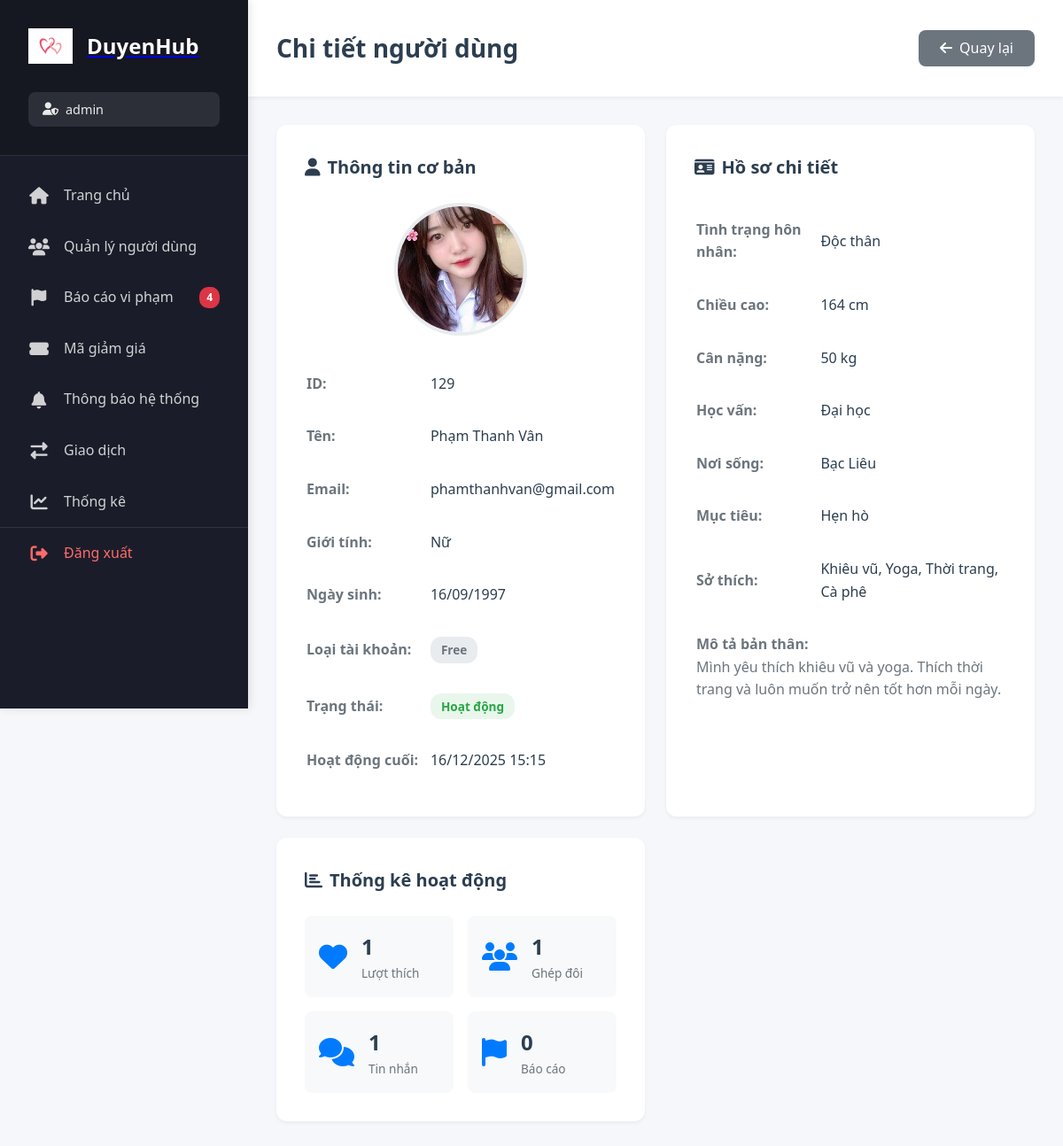
The app's page /views/admin/xemnguoidung.php?id=129 (signed in) with its own data.
### tables this page shows
CREATE TABLE `nguoidung` (
  `maNguoiDung` int(11) NOT NULL,
  `tenDangNhap` varchar(50) NOT NULL,
  `matKhau` varchar(255) NOT NULL,
  `email_verified` tinyint(1) NOT NULL DEFAULT 0 COMMENT '0: Chưa xác thực, 1: Đã xác thực email',
  `trangThaiNguoiDung` enum('active','banned','inactive') DEFAULT 'active',
  `lanHoatDongCuoi` datetime DEFAULT current_timestamp() ON UPDATE current_timestamp(),
  `role` varchar(255) NOT NULL DEFAULT 'user'
);

CREATE TABLE `hoso` (
  `maHoSo` int(11) NOT NULL,
  `maNguoiDung` int(11) DEFAULT NULL,
  `ten` varchar(100) DEFAULT NULL,
  `ngaySinh` date DEFAULT NULL,
  `gioiTinh` enum('Nam','Nữ') DEFAULT NULL,
  `tinhTrangHonNhan` varchar(50) DEFAULT NULL,
  `canNang` float DEFAULT NULL,
  `chieuCao` float DEFAULT NULL,
  `mucTieuPhatTrien` text DEFAULT NULL,
  `hocVan` varchar(100) DEFAULT NULL,
  `noiSong` varchar(100) DEFAULT NULL,
  `soThich` text DEFAULT NULL,
  `moTa` text DEFAULT NULL,
  `avt` varchar(255) DEFAULT NULL
);

### views/admin/xemnguoidung.php (the view, shortened to what this page needs)
<?php
$db = clsConnect::getInstance()->connect();
$userId = intval($_GET['id'] ?? 0);
$stmt = $db->prepare("
    SELECT n.*, h.*, g.loaiGoi, g.trangThaiGoi, g.ngayHetHan
    FROM nguoidung n
    LEFT JOIN hoso h ON n.maNguoiDung = h.maNguoiDung
    LEFT JOIN goidangky g ON n.maNguoiDung = g.maNguoiDung AND g.trangThaiGoi = 'Active'
    WHERE n.maNguoiDung = ?
");
$stmt->bind_param("i", $userId);
$stmt->execute();
$user = $stmt->get_result()->fetch_assoc();
$stmt = $db->prepare("SELECT COUNT(*) as total FROM thich WHERE maNguoiThich = ?");
$stmt->bind_param("i", $userId);
$stmt->execute();
$totalLikes = $stmt->get_result()->fetch_assoc()['total'];
$stmt = $db->prepare("SELECT COUNT(*) as total FROM ghepdoi WHERE (maNguoiA = ? OR maNguoiB = ?) AND trangThaiGhepDoi = 'matched'");
$stmt->bind_param("ii", $userId, $userId);
$stmt->execute();
$totalMatches = $stmt->get_result()->fetch_assoc()['total'];
$stmt = $db->prepare("SELECT COUNT(*) as total FROM tinnhan WHERE maNguoiGui = ?");
$stmt->bind_param("i", $userId);
$stmt->execute();
$totalMessages = $stmt->get_result()->fetch_assoc()['total'];
$stmt = $db->prepare("SELECT COUNT(*) as total FROM baocao WHERE maNguoiBiBaoCao = ?");
$stmt->bind_param("i", $userId);
$stmt->execute();
$totalReports = $stmt->get_result()->fetch_assoc()['total'];
?>
<!DOCTYPE html>
<html lang="vi">
<head>
    <link rel="stylesheet" href="https://cdnjs.cloudflare.com/ajax/libs/font-awesome/6.4.0/css/all.min.css">
    <link rel="stylesheet" href="../../public/css/admin.css?v=<?php echo time(); ?>">
</head>
<body>
    <div class="admin-wrapper">
        <?php include 'sidebar.php'; ?>
        <main class="main-content">
            <div class="top-bar">
                <h1>Chi tiết người dùng</h1>
                <a href="quanlynguoidung.php" class="btn-back">
                    <i class="fas fa-arrow-left"></i> Quay lại
                </a>
            </div>
            <div class="content-area">
                <div class="user-detail-grid">
                    <div class="detail-card">
                        <h3><i class="fas fa-user"></i> Thông tin cơ bản</h3>
                        <div class="user-avatar-large">
                            <?php if (!empty($user['avt'])): ?>
                                <img src="../../<?php echo htmlspecialchars($user['avt']); ?>" alt="Avatar">
                            <?php else: ?>
                                <i class="fas fa-user-circle"></i>
                            <?php endif; ?>
                        </div>
                        <table class="info-table">
                            <tr>
                                <td><strong>ID:</strong></td>
                                <td><?php echo $user['maNguoiDung']; ?></td>
                            </tr>
                            <tr>
                                <td><strong>Tên:</strong></td>
                                <td><?php echo htmlspecialchars($user['ten'] ?? 'Chưa cập nhật'); ?></td>
                            </tr>
                            <tr>
                                <td><strong>Email:</strong></td>
                                <td><?php echo htmlspecialchars($user['tenDangNhap']); ?></td>
                            </tr>
                            <tr>
                                <td><strong>Giới tính:</strong></td>
                                <td><?php echo htmlspecialchars($user['gioiTinh'] ?? 'Chưa cập nhật'); ?></td>
                            </tr>
                            <tr>
                                <td><strong>Ngày sinh:</strong></td>
                                <td><?php echo $user['ngaySinh'] ? date('d/m/Y', strtotime($user['ngaySinh'])) : 'Chưa cập nhật'; ?></td>
                            </tr>
                            <tr>
                                <td><strong>Loại tài khoản:</strong></td>
                                <td>
                                    <?php if ($user['loaiGoi'] === 'VIP'): ?>
                                        <span class="badge badge-vip"><i class="fas fa-crown"></i> VIP</span>
                                    <?php else: ?>
                                        <span class="badge badge-free">Free</span>
                                    <?php endif; ?>
                                </td>
                            </tr>
                            <tr>
                                <td><strong>Trạng thái:</strong></td>
                                <td>
                                    <?php if ($user['trangThaiNguoiDung'] === 'active'): ?>
                                        <span class="badge badge-success">Hoạt động</span>
                                    <?php elseif ($user['trangThaiNguoiDung'] === 'banned'): ?>
                                        <span class="badge badge-danger">Đã khóa</span>
                                    <?php else: ?>
                                        <span class="badge badge-warning">Không hoạt động</span>
                                    <?php endif; ?>
                                </td>
                            </tr>
                            <tr>
                                <td><strong>Hoạt động cuối:</strong></td>
                                <td><?php echo $user['lanHoatDongCuoi'] ? date('d/m/Y H:i', strtotime($user['lanHoatDongCuoi'])) : 'Chưa xác định'; ?></td>
                            </tr>
                        </table>
                    </div>
                    <div class="detail-card">
                        <h3><i class="fas fa-id-card"></i> Hồ sơ chi tiết</h3>
                        <table class="info-table">
                            <tr>
                                <td><strong>Tình trạng hôn nhân:</strong></td>
                                <td><?php echo htmlspecialchars($user['tinhTrangHonNhan'] ?? 'Chưa cập nhật'); ?></td>
                            </tr>
                            <tr>
                                <td><strong>Chiều cao:</strong></td>
                                <td><?php echo $user['chieuCao'] ? $user['chieuCao'] . ' cm' : 'Chưa cập nhật'; ?></td>
                            </tr>
                            <tr>
                                <td><strong>Cân nặng:</strong></td>
                                <td><?php echo $user['canNang'] ? $user['canNang'] . ' kg' : 'Chưa cập nhật'; ?></td>
                            </tr>
                            <tr>
                                <td><strong>Học vấn:</strong></td>
                                <td><?php echo htmlspecialchars($user['hocVan'] ?? 'Chưa cập nhật'); ?></td>
                            </tr>
                            <tr>
                                <td><strong>Nơi sống:</strong></td>
                                <td><?php echo htmlspecialchars($user['noiSong'] ?? 'Chưa cập nhật'); ?></td>
                            </tr>
                            <tr>
                                <td><strong>Mục tiêu:</strong></td>
                                <td><?php echo htmlspecialchars($user['mucTieuPhatTrien'] ?? 'Chưa cập nhật'); ?></td>
                            </tr>
                            <tr>
                                <td><strong>Sở thích:</strong></td>
                                <td><?php echo htmlspecialchars($user['soThich'] ?? 'Chưa cập nhật'); ?></td>
                            </tr>
                            <tr>
                                <td colspan="2"><strong>Mô tả bản thân:</strong><br>
                                    <?php echo nl2br(htmlspecialchars($user['moTa'] ?? 'Chưa cập nhật')); ?>
                                </td>
                            </tr>
                        </table>
                    </div>
                    <div class="detail-card">
                        <h3><i class="fas fa-chart-bar"></i> Thống kê hoạt động</h3>
                        <div class="stats-mini-grid">
                            <div class="stat-mini">
                                <i class="fas fa-heart"></i>
                                <div>
                                    <h4><?php echo $totalLikes; ?></h4>
                                    <p>Lượt thích</p>
                                </div>
                            </div>
                            <div class="stat-mini">
                                <i class="fas fa-users"></i>
                                <div>
                                    <h4><?php echo $totalMatches; ?></h4>
                                    <p>Ghép đôi</p>
                                </div>
                            </div>
                            <div class="stat-mini">
                                <i class="fas fa-comments"></i>
                                <div>
                                    <h4><?php echo $totalMessages; ?></h4>
                                    <p>Tin nhắn</p>
                                </div>
                            </div>
                            <div class="stat-mini">
                                <i class="fas fa-flag"></i>
                                <div>
                                    <h4><?php echo $totalReports; ?></h4>
                                    <p>Báo cáo</p>
                                </div>
                            </div>
                        </div>
                    </div>
                </div>
            </div>
        </main>
    </div>
</body>
</html>

### public/css/admin.css (style rules this page uses)
:root { --primary: #007bff; --secondary: #6c757d; --success: #28a745; --danger: #dc3545; --warning: #ffc107; --info: #17a2b8; --light: #f8f9fa; --dark: #343a40; --sidebar-bg: #1a1d29; --sidebar-hover: #252837; --sidebar-active: #007bff; --text-primary: #2c3e50; --text-secondary: #6c757d; --text-light: #95a5a6; --spacing-xs: 0.25rem; --spacing-sm: 0.5rem; --spacing-md: 1rem; --spacing-lg: 1.5rem; --spacing-xl: 2rem; --border-radius: 8px; --border-radius-sm: 4px; --border-radius-lg: 12px; --shadow-sm: 0 2px 4px rgba(0,0,0,0.05); --shadow-md: 0 4px 8px rgba(0,0,0,0.1); --shadow-lg: 0 8px 16px rgba(0,0,0,0.15); }
* { margin: 0; padding: 0; box-sizing: border-box; }
body { font-family: 'Segoe UI', -apple-system, BlinkMacSystemFont, 'Roboto', 'Helvetica Neue', Arial, sans-serif; background: #f5f7fa; color: var(--text-primary); line-height: 1.6; overflow-x: hidden; }
.admin-wrapper { display: flex; min-height: 100vh; }
.main-content { flex: 1; margin-left: 280px; min-height: 100vh; background: #f5f7fa; }
.top-bar { background: white; padding: var(--spacing-xl); box-shadow: var(--shadow-sm); display: flex; justify-content: space-between; align-items: center; position: sticky; top: 0; z-index: 100; }
.top-bar h1 { font-size: 1.75rem; font-weight: 700; color: var(--text-primary); margin: 0; }
.btn-back { display: inline-flex; align-items: center; gap: var(--spacing-sm); padding: var(--spacing-sm) var(--spacing-lg); background: var(--secondary); color: white; text-decoration: none; border-radius: var(--border-radius); font-weight: 500; transition: all 0.3s ease; }
.content-area { padding: var(--spacing-xl); }
.badge { display: inline-flex; align-items: center; gap: var(--spacing-xs); padding: 4px 12px; border-radius: 12px; font-size: 0.85rem; font-weight: 600; }
.badge-free { background: #e9ecef; color: var(--text-secondary); }
.badge-success { background: rgba(40, 167, 69, 0.1); color: var(--success); }
.user-detail-grid { display: grid; grid-template-columns: repeat(auto-fit, minmax(350px, 1fr)); gap: var(--spacing-lg); }
.detail-card { background: white; border-radius: var(--border-radius-lg); padding: var(--spacing-xl); box-shadow: var(--shadow-sm); }
.detail-card h3 { font-size: 1.25rem; font-weight: 600; margin-bottom: var(--spacing-lg); color: var(--text-primary); display: flex; align-items: center; gap: var(--spacing-sm); }
.user-avatar-large { width: 150px; height: 150px; margin: 0 auto var(--spacing-lg); border-radius: 50%; overflow: hidden; border: 4px solid #e9ecef; }
.user-avatar-large img { width: 100%; height: 100%; object-fit: cover; }
.info-table { width: 100%; }
.info-table tr { border-bottom: 1px solid #f0f0f0; }
.info-table tr:last-child { border-bottom: none; }
.info-table td { padding: var(--spacing-md) 0; }
.info-table td:first-child { width: 40%; color: var(--text-secondary); }
.stats-mini-grid { display: grid; grid-template-columns: repeat(2, 1fr); gap: var(--spacing-md); }
.stat-mini { display: flex; align-items: center; gap: var(--spacing-md); padding: var(--spacing-md); background: #f8f9fa; border-radius: var(--border-radius); }
.stat-mini i { font-size: 2rem; color: var(--primary); }
.stat-mini h4 { font-size: 1.5rem; font-weight: 700; margin: 0; color: var(--text-primary); }
.stat-mini p { font-size: 0.85rem; color: var(--text-secondary); margin: 0; }

### records on screen
nguoidung: hoso.avt (picture), hoso.maNguoiDung "129", hoso.ten "Phạm Thanh Vân", tenDangNhap "phamthanhvan@gmail.com", hoso.gioiTinh "Nữ", hoso.ngaySinh "16/09/1997", lanHoatDongCuoi "16/12/2025 15:15", hoso.tinhTrangHonNhan "Độc thân", hoso.chieuCao "164", hoso.canNang "50", hoso.hocVan "Đại học", hoso.noiSong "Bạc Liêu", hoso.mucTieuPhatTrien "Hẹn hò", hoso.soThich "Khiêu vũ, Yoga, Thời trang, Cà phê", hoso.moTa "Mình yêu thích khiêu vũ và yoga. Thích thời trang và luôn muốn trở nên tốt hơn mỗi ngày."

### other values on screen
$adminName "admin"
$pendingReports "4"
$totalLikes "1"
$totalMatches "1"
$totalMessages "1"
$totalReports "0"
